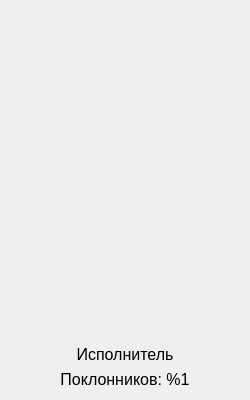
<?xml version="1.0" encoding="UTF-8"?>
<ui version="4.0">
 <class>ArtistCard</class>
 <widget class="QWidget" name="ArtistCard">
  <property name="geometry">
   <rect>
    <x>0</x>
    <y>0</y>
    <width>250</width>
    <height>400</height>
   </rect>
  </property>
  <property name="maximumSize">
   <size>
    <width>250</width>
    <height>16777215</height>
   </size>
  </property>
  <property name="font">
   <font>
    <pointsize>12</pointsize>
   </font>
  </property>
  <property name="windowTitle">
   <string>Form</string>
  </property>
  <layout class="QVBoxLayout" name="verticalLayout">
   <item>
    <widget class="QPushButton" name="pictureButton">
     <property name="sizePolicy">
      <sizepolicy hsizetype="Expanding" vsizetype="Expanding">
       <horstretch>0</horstretch>
       <verstretch>0</verstretch>
      </sizepolicy>
     </property>
     <property name="cursor">
      <cursorShape>PointingHandCursor</cursorShape>
     </property>
     <property name="text">
      <string/>
     </property>
     <property name="iconSize">
      <size>
       <width>250</width>
       <height>250</height>
      </size>
     </property>
     <property name="default">
      <bool>false</bool>
     </property>
     <property name="flat">
      <bool>true</bool>
     </property>
    </widget>
   </item>
   <item>
    <widget class="QLabel" name="nameLabel">
     <property name="text">
      <string>Исполнитель</string>
     </property>
     <property name="alignment">
      <set>Qt::AlignCenter</set>
     </property>
    </widget>
   </item>
   <item>
    <widget class="QLabel" name="fansLabel">
     <property name="text">
      <string>Поклонников: %1</string>
     </property>
     <property name="alignment">
      <set>Qt::AlignCenter</set>
     </property>
    </widget>
   </item>
  </layout>
 </widget>
 <resources/>
 <connections/>
</ui>
